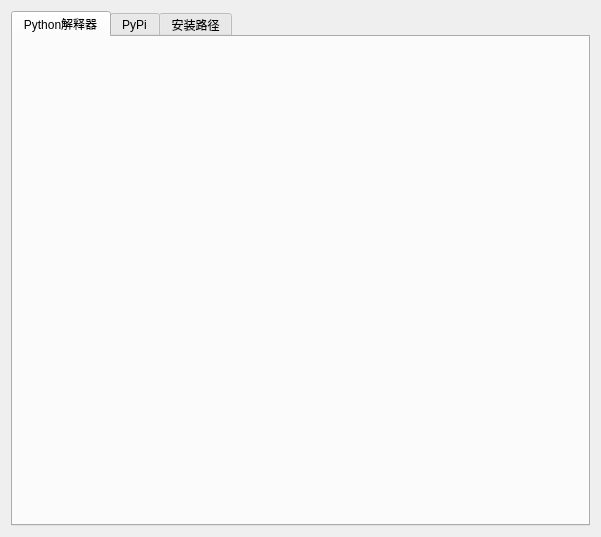
<?xml version="1.0" encoding="UTF-8"?>
<ui version="4.0">
 <class>Setting</class>
 <widget class="QWidget" name="Setting">
  <property name="geometry">
   <rect>
    <x>0</x>
    <y>0</y>
    <width>601</width>
    <height>537</height>
   </rect>
  </property>
  <property name="windowTitle">
   <string>设置</string>
  </property>
  <property name="windowIcon">
   <iconset resource="../resource/bee_box.qrc">
    <normaloff>:/icon/icon/CTPBEE.png</normaloff>:/icon/icon/CTPBEE.png</iconset>
  </property>
  <layout class="QVBoxLayout" name="verticalLayout">
   <item>
    <widget class="QTabWidget" name="tabWidget">
     <property name="currentIndex">
      <number>0</number>
     </property>
     <widget class="QWidget" name="tab">
      <attribute name="title">
       <string>Python解释器</string>
      </attribute>
      <layout class="QVBoxLayout" name="verticalLayout_4">
       <item>
        <layout class="QVBoxLayout" name="py_manage_layout"/>
       </item>
      </layout>
     </widget>
     <widget class="QWidget" name="tab_2">
      <attribute name="title">
       <string>PyPi</string>
      </attribute>
      <layout class="QVBoxLayout" name="verticalLayout_2">
       <item>
        <widget class="QLineEdit" name="pypi_source">
         <property name="text">
          <string>https://pypi.douban.com/simple</string>
         </property>
        </widget>
       </item>
       <item>
        <layout class="QHBoxLayout" name="horizontalLayout_2">
         <item>
          <spacer name="horizontalSpacer">
           <property name="orientation">
            <enum>Qt::Horizontal</enum>
           </property>
           <property name="sizeHint" stdset="0">
            <size>
             <width>40</width>
             <height>20</height>
            </size>
           </property>
          </spacer>
         </item>
         <item>
          <widget class="QPushButton" name="change_pypi_btn">
           <property name="text">
            <string>修改</string>
           </property>
          </widget>
         </item>
         <item>
          <widget class="QCheckBox" name="pypi_checkBox">
           <property name="layoutDirection">
            <enum>Qt::RightToLeft</enum>
           </property>
           <property name="text">
            <string>启用</string>
           </property>
           <property name="checked">
            <bool>true</bool>
           </property>
          </widget>
         </item>
        </layout>
       </item>
       <item>
        <spacer name="verticalSpacer">
         <property name="orientation">
          <enum>Qt::Vertical</enum>
         </property>
         <property name="sizeHint" stdset="0">
          <size>
           <width>20</width>
           <height>40</height>
          </size>
         </property>
        </spacer>
       </item>
      </layout>
     </widget>
     <widget class="QWidget" name="tab_3">
      <attribute name="title">
       <string>安装路径</string>
      </attribute>
      <layout class="QVBoxLayout" name="verticalLayout_3">
       <item>
        <layout class="QHBoxLayout" name="horizontalLayout">
         <item>
          <widget class="QLineEdit" name="install_path">
           <property name="readOnly">
            <bool>true</bool>
           </property>
          </widget>
         </item>
         <item>
          <widget class="QPushButton" name="install_btn">
           <property name="text">
            <string>选择安装路径</string>
           </property>
          </widget>
         </item>
        </layout>
       </item>
       <item>
        <spacer name="verticalSpacer_2">
         <property name="orientation">
          <enum>Qt::Vertical</enum>
         </property>
         <property name="sizeHint" stdset="0">
          <size>
           <width>20</width>
           <height>40</height>
          </size>
         </property>
        </spacer>
       </item>
      </layout>
     </widget>
    </widget>
   </item>
  </layout>
 </widget>
 <resources>
  <include location="../resource/bee_box.qrc"/>
 </resources>
 <connections/>
</ui>
